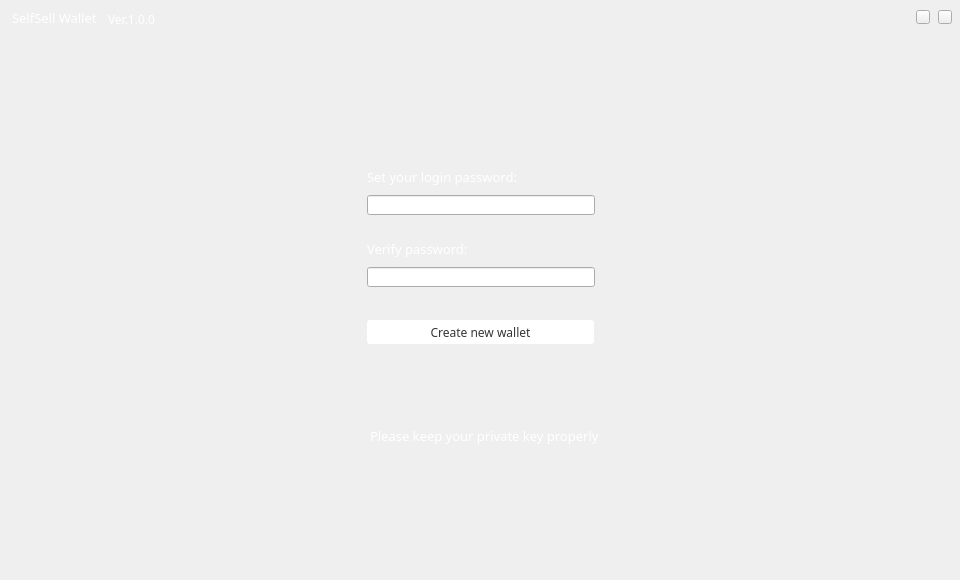
<?xml version="1.0" encoding="UTF-8"?>
<ui version="4.0">
 <class>FirstLogin</class>
 <widget class="QWidget" name="FirstLogin">
  <property name="geometry">
   <rect>
    <x>0</x>
    <y>0</y>
    <width>960</width>
    <height>580</height>
   </rect>
  </property>
  <property name="windowTitle">
   <string>FirstLogin</string>
  </property>
  <widget class="QLineEdit" name="pwdLineEdit">
   <property name="geometry">
    <rect>
     <x>367</x>
     <y>195</y>
     <width>228</width>
     <height>20</height>
    </rect>
   </property>
   <property name="font">
    <font>
     <family>微软雅黑</family>
    </font>
   </property>
   <property name="contextMenuPolicy">
    <enum>Qt::DefaultContextMenu</enum>
   </property>
   <property name="echoMode">
    <enum>QLineEdit::Password</enum>
   </property>
  </widget>
  <widget class="QLineEdit" name="pwdLineEdit2">
   <property name="geometry">
    <rect>
     <x>367</x>
     <y>267</y>
     <width>228</width>
     <height>20</height>
    </rect>
   </property>
   <property name="font">
    <font>
     <family>微软雅黑</family>
    </font>
   </property>
   <property name="cursor">
    <cursorShape>IBeamCursor</cursorShape>
   </property>
   <property name="contextMenuPolicy">
    <enum>Qt::DefaultContextMenu</enum>
   </property>
   <property name="echoMode">
    <enum>QLineEdit::Password</enum>
   </property>
  </widget>
  <widget class="QLabel" name="pwdLabel">
   <property name="geometry">
    <rect>
     <x>367</x>
     <y>162</y>
     <width>160</width>
     <height>30</height>
    </rect>
   </property>
   <property name="font">
    <font>
     <family>微软雅黑</family>
     <pointsize>10</pointsize>
    </font>
   </property>
   <property name="styleSheet">
    <string notr="true">color: rgb(255, 255, 255);</string>
   </property>
   <property name="text">
    <string>Set your login password:</string>
   </property>
  </widget>
  <widget class="QLabel" name="pwdLabel2">
   <property name="geometry">
    <rect>
     <x>367</x>
     <y>239</y>
     <width>120</width>
     <height>20</height>
    </rect>
   </property>
   <property name="font">
    <font>
     <family>微软雅黑</family>
     <pointsize>10</pointsize>
    </font>
   </property>
   <property name="styleSheet">
    <string notr="true">color: rgb(255, 255, 255);</string>
   </property>
   <property name="text">
    <string>Verify password:</string>
   </property>
  </widget>
  <widget class="QPushButton" name="createBtn">
   <property name="geometry">
    <rect>
     <x>367</x>
     <y>320</y>
     <width>227</width>
     <height>24</height>
    </rect>
   </property>
   <property name="font">
    <font>
     <family>微软雅黑</family>
    </font>
   </property>
   <property name="cursor">
    <cursorShape>PointingHandCursor</cursorShape>
   </property>
   <property name="focusPolicy">
    <enum>Qt::NoFocus</enum>
   </property>
   <property name="styleSheet">
    <string notr="true">QPushButton{border:none;
border-radius:3px;
background-color: rgb(255, 255, 255);
color: rgb(53, 53, 53);
}
QPushButton::hover{color: rgb(153, 153, 153);}

</string>
   </property>
   <property name="text">
    <string>Create new wallet</string>
   </property>
  </widget>
  <widget class="QLabel" name="tipLabel">
   <property name="geometry">
    <rect>
     <x>367</x>
     <y>377</y>
     <width>240</width>
     <height>16</height>
    </rect>
   </property>
   <property name="font">
    <font>
     <family>微软雅黑</family>
    </font>
   </property>
   <property name="styleSheet">
    <string notr="true">color: rgb(255, 255, 255);</string>
   </property>
   <property name="text">
    <string/>
   </property>
   <property name="alignment">
    <set>Qt::AlignCenter</set>
   </property>
  </widget>
  <widget class="QToolButton" name="closeBtn">
   <property name="geometry">
    <rect>
     <x>938</x>
     <y>10</y>
     <width>14</width>
     <height>14</height>
    </rect>
   </property>
   <property name="cursor">
    <cursorShape>PointingHandCursor</cursorShape>
   </property>
   <property name="focusPolicy">
    <enum>Qt::NoFocus</enum>
   </property>
   <property name="text">
    <string/>
   </property>
  </widget>
  <widget class="QToolButton" name="minBtn">
   <property name="geometry">
    <rect>
     <x>916</x>
     <y>10</y>
     <width>14</width>
     <height>14</height>
    </rect>
   </property>
   <property name="cursor">
    <cursorShape>PointingHandCursor</cursorShape>
   </property>
   <property name="focusPolicy">
    <enum>Qt::NoFocus</enum>
   </property>
   <property name="text">
    <string/>
   </property>
  </widget>
  <widget class="QLabel" name="tipLabel2">
   <property name="geometry">
    <rect>
     <x>620</x>
     <y>140</y>
     <width>316</width>
     <height>79</height>
    </rect>
   </property>
   <property name="text">
    <string/>
   </property>
  </widget>
  <widget class="QLabel" name="versionLabel_2">
   <property name="geometry">
    <rect>
     <x>12</x>
     <y>10</y>
     <width>91</width>
     <height>16</height>
    </rect>
   </property>
   <property name="font">
    <font>
     <family>微软雅黑</family>
     <pointsize>10</pointsize>
    </font>
   </property>
   <property name="styleSheet">
    <string notr="true">color: rgb(255, 255, 255);</string>
   </property>
   <property name="text">
    <string>SelfSell Wallet</string>
   </property>
  </widget>
  <widget class="QLabel" name="versionLabel">
   <property name="geometry">
    <rect>
     <x>108</x>
     <y>12</y>
     <width>81</width>
     <height>14</height>
    </rect>
   </property>
   <property name="font">
    <font>
     <family>微软雅黑</family>
     <pointsize>9</pointsize>
    </font>
   </property>
   <property name="styleSheet">
    <string notr="true">color: rgb(255, 255, 255);</string>
   </property>
   <property name="text">
    <string>Ver.1.0.0</string>
   </property>
  </widget>
  <widget class="QLabel" name="correctLabel">
   <property name="geometry">
    <rect>
     <x>600</x>
     <y>200</y>
     <width>16</width>
     <height>12</height>
    </rect>
   </property>
   <property name="font">
    <font>
     <family>微软雅黑</family>
    </font>
   </property>
   <property name="text">
    <string/>
   </property>
  </widget>
  <widget class="QLabel" name="correctLabel2">
   <property name="geometry">
    <rect>
     <x>600</x>
     <y>270</y>
     <width>16</width>
     <height>12</height>
    </rect>
   </property>
   <property name="font">
    <font>
     <family>微软雅黑</family>
    </font>
   </property>
   <property name="text">
    <string/>
   </property>
  </widget>
  <widget class="QLabel" name="pwdLabel2_2">
   <property name="geometry">
    <rect>
     <x>370</x>
     <y>410</y>
     <width>480</width>
     <height>51</height>
    </rect>
   </property>
   <property name="font">
    <font>
     <family>微软雅黑</family>
     <pointsize>10</pointsize>
    </font>
   </property>
   <property name="styleSheet">
    <string notr="true">color: rgb(255, 255, 255);</string>
   </property>
   <property name="text">
    <string>Please keep your private key properly</string>
   </property>
  </widget>
 </widget>
 <layoutdefault spacing="6" margin="11"/>
 <resources/>
 <connections/>
</ui>
